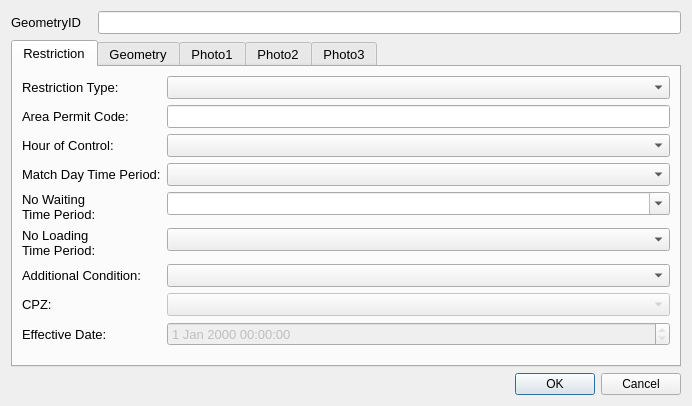
<?xml version="1.0" encoding="UTF-8"?>
<ui version="4.0">
 <class>restrictionDialog</class>
 <widget class="QDialog" name="restrictionDialog">
  <property name="geometry">
   <rect>
    <x>0</x>
    <y>0</y>
    <width>692</width>
    <height>406</height>
   </rect>
  </property>
  <property name="minimumSize">
   <size>
    <width>0</width>
    <height>0</height>
   </size>
  </property>
  <property name="font">
   <font>
    <family>Arial</family>
   </font>
  </property>
  <property name="windowTitle">
   <string>Dialog</string>
  </property>
  <property name="sizeGripEnabled">
   <bool>false</bool>
  </property>
  <layout class="QFormLayout" name="formLayout">
   <property name="fieldGrowthPolicy">
    <enum>QFormLayout::AllNonFixedFieldsGrow</enum>
   </property>
   <item row="0" column="0">
    <widget class="QLabel" name="label">
     <property name="minimumSize">
      <size>
       <width>81</width>
       <height>16</height>
      </size>
     </property>
     <property name="font">
      <font>
       <family>Arial</family>
       <pointsize>10</pointsize>
      </font>
     </property>
     <property name="text">
      <string>GeometryID</string>
     </property>
    </widget>
   </item>
   <item row="0" column="1">
    <widget class="QLineEdit" name="GeometryID">
     <property name="font">
      <font>
       <family>Arial</family>
       <pointsize>10</pointsize>
      </font>
     </property>
     <property name="inputMask">
      <string/>
     </property>
     <property name="readOnly">
      <bool>true</bool>
     </property>
     <property name="placeholderText">
      <string/>
     </property>
    </widget>
   </item>
   <item row="4" column="1">
    <widget class="QDialogButtonBox" name="button_box">
     <property name="standardButtons">
      <set>QDialogButtonBox::Cancel|QDialogButtonBox::Ok</set>
     </property>
    </widget>
   </item>
   <item row="2" column="0" colspan="2">
    <widget class="QTabWidget" name="tabWidget">
     <property name="minimumSize">
      <size>
       <width>0</width>
       <height>0</height>
      </size>
     </property>
     <property name="font">
      <font>
       <family>Arial</family>
       <pointsize>10</pointsize>
      </font>
     </property>
     <property name="cursor">
      <cursorShape>IBeamCursor</cursorShape>
     </property>
     <property name="mouseTracking">
      <bool>true</bool>
     </property>
     <property name="acceptDrops">
      <bool>true</bool>
     </property>
     <property name="currentIndex">
      <number>0</number>
     </property>
     <widget class="QWidget" name="Supply">
      <property name="focusPolicy">
       <enum>Qt::NoFocus</enum>
      </property>
      <attribute name="title">
       <string>Restriction</string>
      </attribute>
      <layout class="QFormLayout" name="formLayout_2">
       <item row="0" column="0">
        <widget class="QLabel" name="lbl_RestrictionType">
         <property name="minimumSize">
          <size>
           <width>90</width>
           <height>16</height>
          </size>
         </property>
         <property name="font">
          <font>
           <family>Arial</family>
           <pointsize>10</pointsize>
          </font>
         </property>
         <property name="text">
          <string>Restriction Type:</string>
         </property>
        </widget>
       </item>
       <item row="0" column="1">
        <widget class="QComboBox" name="RestrictionTypeID">
         <property name="currentIndex">
          <number>-1</number>
         </property>
        </widget>
       </item>
       <item row="1" column="0">
        <widget class="QLabel" name="lbl_PermitCode">
         <property name="text">
          <string>Area Permit Code:</string>
         </property>
         <property name="wordWrap">
          <bool>true</bool>
         </property>
        </widget>
       </item>
       <item row="1" column="1">
        <widget class="QLineEdit" name="AreaPermitCode"/>
       </item>
       <item row="2" column="0">
        <widget class="QLabel" name="lbl_TimePeriod">
         <property name="text">
          <string>Hour of Control:</string>
         </property>
        </widget>
       </item>
       <item row="2" column="1">
        <widget class="QComboBox" name="HoursOfControl"/>
       </item>
       <item row="5" column="0">
        <widget class="QLabel" name="lbl_WaitingTimePeriod">
         <property name="minimumSize">
          <size>
           <width>90</width>
           <height>25</height>
          </size>
         </property>
         <property name="font">
          <font>
           <family>Arial</family>
           <pointsize>10</pointsize>
          </font>
         </property>
         <property name="text">
          <string>No Waiting Time Period:</string>
         </property>
         <property name="wordWrap">
          <bool>true</bool>
         </property>
        </widget>
       </item>
       <item row="5" column="1">
        <widget class="QComboBox" name="NoWaitingTimeID">
         <property name="editable">
          <bool>true</bool>
         </property>
        </widget>
       </item>
       <item row="6" column="0">
        <widget class="QLabel" name="lbl_WaitingTimePeriod_2">
         <property name="minimumSize">
          <size>
           <width>90</width>
           <height>25</height>
          </size>
         </property>
         <property name="font">
          <font>
           <family>Arial</family>
           <pointsize>10</pointsize>
          </font>
         </property>
         <property name="text">
          <string>No Loading Time Period:</string>
         </property>
         <property name="wordWrap">
          <bool>true</bool>
         </property>
        </widget>
       </item>
       <item row="6" column="1">
        <widget class="QComboBox" name="NoLoadingTimeID"/>
       </item>
       <item row="9" column="0">
        <widget class="QLabel" name="lbl_CPZ">
         <property name="text">
          <string>CPZ:</string>
         </property>
        </widget>
       </item>
       <item row="9" column="1">
        <widget class="QComboBox" name="CPZ">
         <property name="enabled">
          <bool>false</bool>
         </property>
        </widget>
       </item>
       <item row="11" column="0">
        <widget class="QLabel" name="lbl_OpenDate">
         <property name="text">
          <string>Effective Date:</string>
         </property>
        </widget>
       </item>
       <item row="11" column="1">
        <widget class="QgsDateTimeEdit" name="OpenDate">
         <property name="enabled">
          <bool>false</bool>
         </property>
         <property name="readOnly">
          <bool>true</bool>
         </property>
        </widget>
       </item>
       <item row="3" column="0">
        <widget class="QLabel" name="label_6">
         <property name="text">
          <string>Match Day Time Period:</string>
         </property>
         <property name="wordWrap">
          <bool>true</bool>
         </property>
        </widget>
       </item>
       <item row="3" column="1">
        <widget class="QComboBox" name="MatchDayTimePeriodID"/>
       </item>
       <item row="7" column="0">
        <widget class="QLabel" name="lbl_PaymentType_2">
         <property name="minimumSize">
          <size>
           <width>90</width>
           <height>16</height>
          </size>
         </property>
         <property name="font">
          <font>
           <family>Arial</family>
           <pointsize>10</pointsize>
          </font>
         </property>
         <property name="text">
          <string>Additional Condition:</string>
         </property>
        </widget>
       </item>
       <item row="7" column="1">
        <widget class="QComboBox" name="AdditionalConditionID">
         <property name="currentIndex">
          <number>-1</number>
         </property>
        </widget>
       </item>
      </layout>
     </widget>
     <widget class="QWidget" name="tab">
      <attribute name="title">
       <string>Geometry</string>
      </attribute>
      <layout class="QFormLayout" name="formLayout_3">
       <item row="0" column="0">
        <widget class="QLabel" name="lbl_RoadName">
         <property name="minimumSize">
          <size>
           <width>90</width>
           <height>16</height>
          </size>
         </property>
         <property name="font">
          <font>
           <family>Arial</family>
           <pointsize>10</pointsize>
          </font>
         </property>
         <property name="text">
          <string>Road Name:</string>
         </property>
        </widget>
       </item>
       <item row="0" column="1">
        <widget class="QLineEdit" name="RoadName"/>
       </item>
       <item row="1" column="0">
        <widget class="QLabel" name="lbl_USRN">
         <property name="minimumSize">
          <size>
           <width>90</width>
           <height>16</height>
          </size>
         </property>
         <property name="font">
          <font>
           <family>Arial</family>
           <pointsize>10</pointsize>
          </font>
         </property>
         <property name="text">
          <string>USRN:</string>
         </property>
        </widget>
       </item>
       <item row="1" column="1">
        <widget class="QLineEdit" name="USRN"/>
       </item>
       <item row="2" column="0">
        <widget class="QLabel" name="lbl_GeometryType">
         <property name="minimumSize">
          <size>
           <width>90</width>
           <height>16</height>
          </size>
         </property>
         <property name="font">
          <font>
           <family>Arial</family>
           <pointsize>10</pointsize>
          </font>
         </property>
         <property name="text">
          <string>Geometry Type</string>
         </property>
        </widget>
       </item>
       <item row="2" column="1">
        <widget class="QComboBox" name="GeomShapeID">
         <property name="editable">
          <bool>false</bool>
         </property>
         <property name="currentIndex">
          <number>-1</number>
         </property>
        </widget>
       </item>
       <item row="6" column="0">
        <widget class="QLabel" name="lbl_RoadName_2">
         <property name="minimumSize">
          <size>
           <width>90</width>
           <height>16</height>
          </size>
         </property>
         <property name="font">
          <font>
           <family>Arial</family>
           <pointsize>10</pointsize>
          </font>
         </property>
         <property name="text">
          <string>RestrictionID:</string>
         </property>
        </widget>
       </item>
       <item row="6" column="1">
        <widget class="QLineEdit" name="RestrictionID"/>
       </item>
       <item row="3" column="0">
        <spacer name="horizontalSpacer">
         <property name="orientation">
          <enum>Qt::Horizontal</enum>
         </property>
         <property name="sizeHint" stdset="0">
          <size>
           <width>40</width>
           <height>20</height>
          </size>
         </property>
        </spacer>
       </item>
       <item row="4" column="0">
        <widget class="QLabel" name="label_2">
         <property name="text">
          <string>Last Update Date:</string>
         </property>
        </widget>
       </item>
       <item row="5" column="0">
        <widget class="QLabel" name="label_3">
         <property name="text">
          <string>Last Changed By:</string>
         </property>
        </widget>
       </item>
       <item row="5" column="1">
        <widget class="QLineEdit" name="LastUpdatePerson"/>
       </item>
       <item row="4" column="1">
        <widget class="QDateTimeEdit" name="LastUpdateDateTime"/>
       </item>
       <item row="7" column="0">
        <widget class="QCheckBox" name="DisplayLabel">
         <property name="text">
          <string>Display label</string>
         </property>
        </widget>
       </item>
      </layout>
     </widget>
     <widget class="QWidget" name="tab_2">
      <attribute name="title">
       <string>Photo1</string>
      </attribute>
      <widget class="QLabel" name="Photo_Widget_01">
       <property name="geometry">
        <rect>
         <x>16</x>
         <y>12</y>
         <width>640</width>
         <height>281</height>
        </rect>
       </property>
       <property name="sizePolicy">
        <sizepolicy hsizetype="Fixed" vsizetype="Fixed">
         <horstretch>0</horstretch>
         <verstretch>0</verstretch>
        </sizepolicy>
       </property>
       <property name="maximumSize">
        <size>
         <width>640</width>
         <height>480</height>
        </size>
       </property>
       <property name="text">
        <string>Photo not found</string>
       </property>
      </widget>
     </widget>
     <widget class="QWidget" name="tab_3">
      <attribute name="title">
       <string>Photo2</string>
      </attribute>
      <widget class="QLabel" name="label_4">
       <property name="geometry">
        <rect>
         <x>16</x>
         <y>12</y>
         <width>640</width>
         <height>311</height>
        </rect>
       </property>
       <property name="sizePolicy">
        <sizepolicy hsizetype="Fixed" vsizetype="Fixed">
         <horstretch>0</horstretch>
         <verstretch>0</verstretch>
        </sizepolicy>
       </property>
       <property name="maximumSize">
        <size>
         <width>640</width>
         <height>480</height>
        </size>
       </property>
       <property name="text">
        <string>Photo not found</string>
       </property>
      </widget>
     </widget>
     <widget class="QWidget" name="tab_4">
      <attribute name="title">
       <string>Photo3</string>
      </attribute>
      <widget class="QLabel" name="label_5">
       <property name="geometry">
        <rect>
         <x>26</x>
         <y>12</y>
         <width>541</width>
         <height>271</height>
        </rect>
       </property>
       <property name="sizePolicy">
        <sizepolicy hsizetype="Fixed" vsizetype="Fixed">
         <horstretch>0</horstretch>
         <verstretch>0</verstretch>
        </sizepolicy>
       </property>
       <property name="maximumSize">
        <size>
         <width>640</width>
         <height>480</height>
        </size>
       </property>
       <property name="text">
        <string>Photo not found</string>
       </property>
      </widget>
     </widget>
    </widget>
   </item>
  </layout>
 </widget>
 <customwidgets>
  <customwidget>
   <class>QgsDateTimeEdit</class>
   <extends>QDateTimeEdit</extends>
   <header>qgsdatetimeedit.h</header>
  </customwidget>
 </customwidgets>
 <resources/>
 <connections>
  <connection>
   <sender>button_box</sender>
   <signal>accepted()</signal>
   <receiver>restrictionDialog</receiver>
   <slot>accept()</slot>
   <hints>
    <hint type="sourcelabel">
     <x>335</x>
     <y>324</y>
    </hint>
    <hint type="destinationlabel">
     <x>292</x>
     <y>251</y>
    </hint>
   </hints>
  </connection>
  <connection>
   <sender>button_box</sender>
   <signal>rejected()</signal>
   <receiver>restrictionDialog</receiver>
   <slot>reject()</slot>
   <hints>
    <hint type="sourcelabel">
     <x>335</x>
     <y>324</y>
    </hint>
    <hint type="destinationlabel">
     <x>292</x>
     <y>251</y>
    </hint>
   </hints>
  </connection>
 </connections>
</ui>
